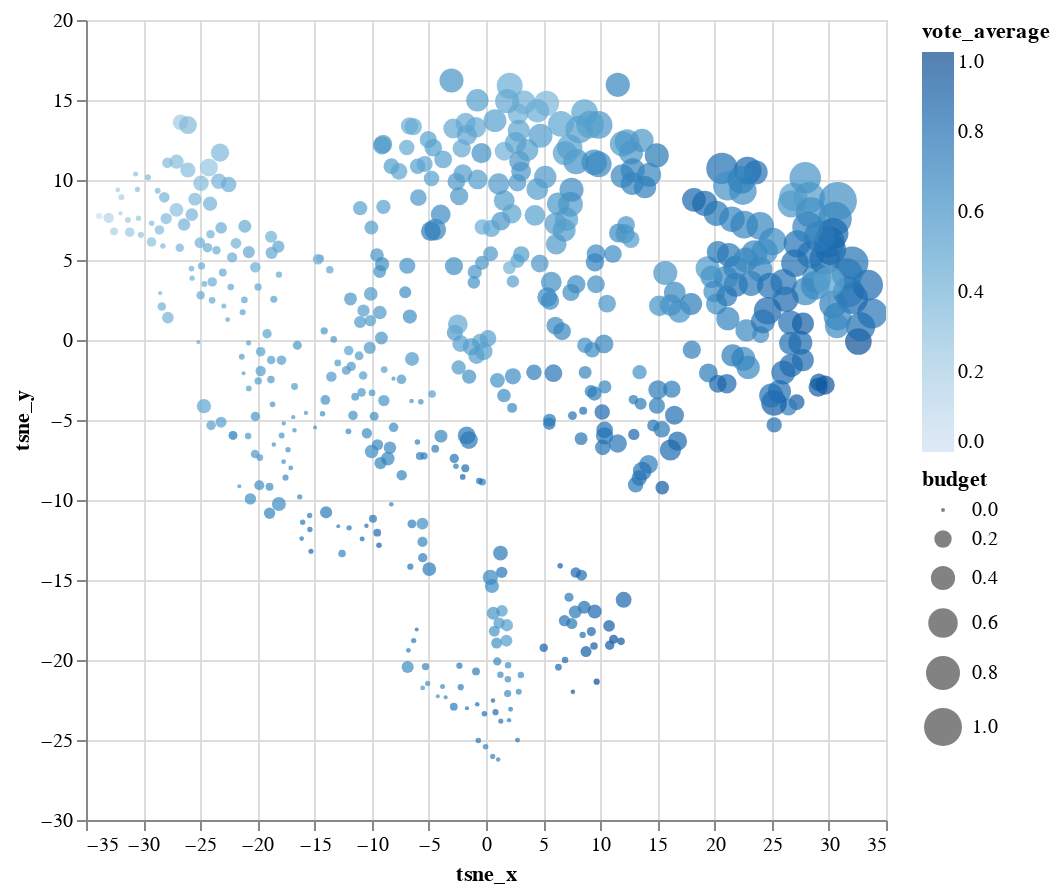

Notebook code for this chart:
### Code cell
alt.Chart(movies_data).mark_circle(size=60).encode(
    x='tsne_x',
    y='tsne_y',
    color='vote_average',
    size='budget',
    tooltip=['title', 'vote_average', 'budget']
).properties(
    width=400,
    height=400
).interactive()

### Figure 1 — Vega-Lite specification as saved in the notebook (floating-point values rounded to 4 significant figures; data arrays with more than 128 entries replaced by an {"elided": "..."} marker saying what was removed)
{"config": {"view": {"continuousWidth": 400, "continuousHeight": 300}}, "data": {"name": "data-23595c2997e8c1070d99d9b33c0d34b4"}, "mark": {"type": "circle", "size": 60}, "encoding": {"color": {"type": "quantitative", "field": "vote_average"}, "size": {"type": "quantitative", "field": "budget"}, "tooltip": [{"type": "nominal", "field": "title"}, {"type": "quantitative", "field": "vote_average"}, {"type": "quantitative", "field": "budget"}], "x": {"type": "quantitative", "field": "tsne_x"}, "y": {"type": "quantitative", "field": "tsne_y"}}, "height": 400, "selection": {"selector001": {"type": "interval", "bind": "scales", "encodings": ["x", "y"]}}, "width": 400, "$schema": "https://vega.github.io/schema/vega-lite/v4.8.1.json", "datasets": {"data-23595c2997e8c1070d99d9b33c0d34b4": {"elided": "518 records"}}}
